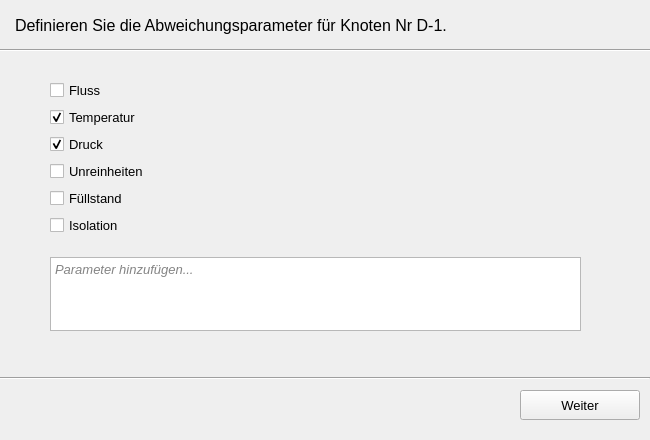
<?xml version="1.0" encoding="UTF-8"?>
<ui version="4.0">
 <class>wizard_1</class>
 <widget class="QWidget" name="wizard_1">
  <property name="geometry">
   <rect>
    <x>0</x>
    <y>0</y>
    <width>650</width>
    <height>440</height>
   </rect>
  </property>
  <property name="windowTitle">
   <string>Form</string>
  </property>
  <widget class="QFrame" name="frame">
   <property name="geometry">
    <rect>
     <x>0</x>
     <y>0</y>
     <width>650</width>
     <height>440</height>
    </rect>
   </property>
   <property name="font">
    <font>
     <pointsize>10</pointsize>
    </font>
   </property>
   <property name="frameShape">
    <enum>QFrame::NoFrame</enum>
   </property>
   <property name="frameShadow">
    <enum>QFrame::Raised</enum>
   </property>
   <widget class="QLabel" name="label">
    <property name="enabled">
     <bool>true</bool>
    </property>
    <property name="geometry">
     <rect>
      <x>15</x>
      <y>10</y>
      <width>591</width>
      <height>31</height>
     </rect>
    </property>
    <property name="font">
     <font>
      <pointsize>12</pointsize>
      <weight>50</weight>
      <bold>false</bold>
     </font>
    </property>
    <property name="text">
     <string>Definieren Sie die Abweichungsparameter für Knoten Nr D-1.</string>
    </property>
   </widget>
   <widget class="Line" name="line">
    <property name="geometry">
     <rect>
      <x>0</x>
      <y>370</y>
      <width>650</width>
      <height>16</height>
     </rect>
    </property>
    <property name="orientation">
     <enum>Qt::Horizontal</enum>
    </property>
   </widget>
   <widget class="QPushButton" name="weiterButton">
    <property name="geometry">
     <rect>
      <x>520</x>
      <y>390</y>
      <width>120</width>
      <height>30</height>
     </rect>
    </property>
    <property name="text">
     <string>Weiter</string>
    </property>
   </widget>
   <widget class="QWidget" name="layoutWidget">
    <property name="geometry">
     <rect>
      <x>50</x>
      <y>80</y>
      <width>531</width>
      <height>251</height>
     </rect>
    </property>
    <layout class="QVBoxLayout" name="verticalLayout">
     <item>
      <widget class="QCheckBox" name="checkBox_4">
       <property name="font">
        <font>
         <pointsize>10</pointsize>
        </font>
       </property>
       <property name="text">
        <string>Fluss</string>
       </property>
      </widget>
     </item>
     <item>
      <widget class="QCheckBox" name="checkBox_5">
       <property name="font">
        <font>
         <pointsize>10</pointsize>
        </font>
       </property>
       <property name="text">
        <string>Temperatur</string>
       </property>
       <property name="checked">
        <bool>true</bool>
       </property>
      </widget>
     </item>
     <item>
      <widget class="QCheckBox" name="checkBox_3">
       <property name="font">
        <font>
         <pointsize>10</pointsize>
        </font>
       </property>
       <property name="text">
        <string>Druck</string>
       </property>
       <property name="checked">
        <bool>true</bool>
       </property>
      </widget>
     </item>
     <item>
      <widget class="QCheckBox" name="checkBox_2">
       <property name="font">
        <font>
         <pointsize>10</pointsize>
        </font>
       </property>
       <property name="text">
        <string>Unreinheiten</string>
       </property>
      </widget>
     </item>
     <item>
      <widget class="QCheckBox" name="checkBox_6">
       <property name="font">
        <font>
         <pointsize>10</pointsize>
        </font>
       </property>
       <property name="text">
        <string>Füllstand</string>
       </property>
      </widget>
     </item>
     <item>
      <widget class="QCheckBox" name="checkBox">
       <property name="font">
        <font>
         <pointsize>10</pointsize>
        </font>
       </property>
       <property name="text">
        <string>Isolation</string>
       </property>
      </widget>
     </item>
     <item>
      <spacer name="verticalSpacer">
       <property name="orientation">
        <enum>Qt::Vertical</enum>
       </property>
       <property name="sizeType">
        <enum>QSizePolicy::Fixed</enum>
       </property>
       <property name="sizeHint" stdset="0">
        <size>
         <width>20</width>
         <height>15</height>
        </size>
       </property>
      </spacer>
     </item>
     <item>
      <widget class="QTextEdit" name="textFeld">
       <property name="html">
        <string>&lt;!DOCTYPE HTML PUBLIC &quot;-//W3C//DTD HTML 4.0//EN&quot; &quot;http://www.w3.org/TR/REC-html40/strict.dtd&quot;&gt;
&lt;html&gt;&lt;head&gt;&lt;meta name=&quot;qrichtext&quot; content=&quot;1&quot; /&gt;&lt;style type=&quot;text/css&quot;&gt;
p, li { white-space: pre-wrap; }
&lt;/style&gt;&lt;/head&gt;&lt;body style=&quot; font-family:'MS Shell Dlg 2'; font-size:10pt; font-weight:400; font-style:normal;&quot;&gt;
&lt;p style=&quot; margin-top:0px; margin-bottom:0px; margin-left:0px; margin-right:0px; -qt-block-indent:0; text-indent:0px;&quot;&gt;&lt;span style=&quot; font-family:'MS Shell Dlg 2'; font-style:italic; color:#848484;&quot;&gt;Parameter hinzufügen...&lt;/span&gt;&lt;/p&gt;&lt;/body&gt;&lt;/html&gt;</string>
       </property>
      </widget>
     </item>
    </layout>
   </widget>
   <widget class="Line" name="line_6">
    <property name="geometry">
     <rect>
      <x>-130</x>
      <y>40</y>
      <width>871</width>
      <height>20</height>
     </rect>
    </property>
    <property name="orientation">
     <enum>Qt::Horizontal</enum>
    </property>
   </widget>
  </widget>
 </widget>
 <resources/>
 <connections/>
</ui>
